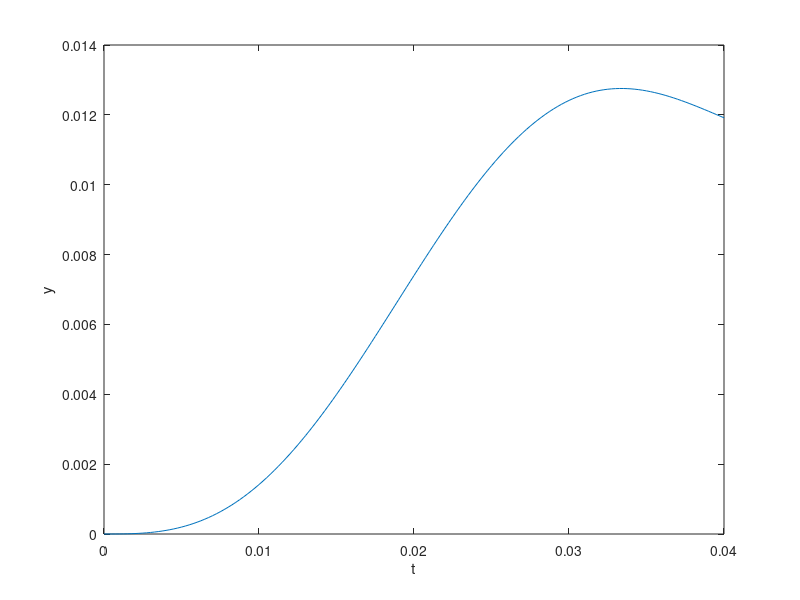
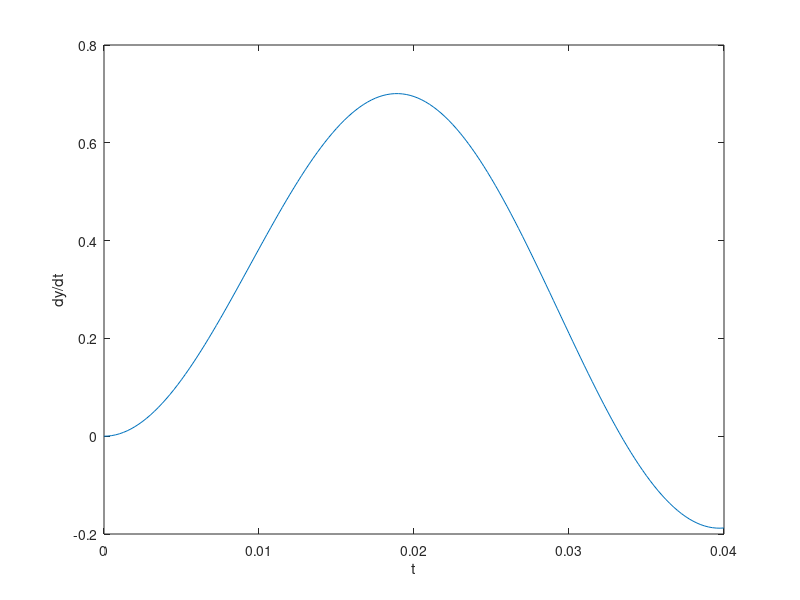
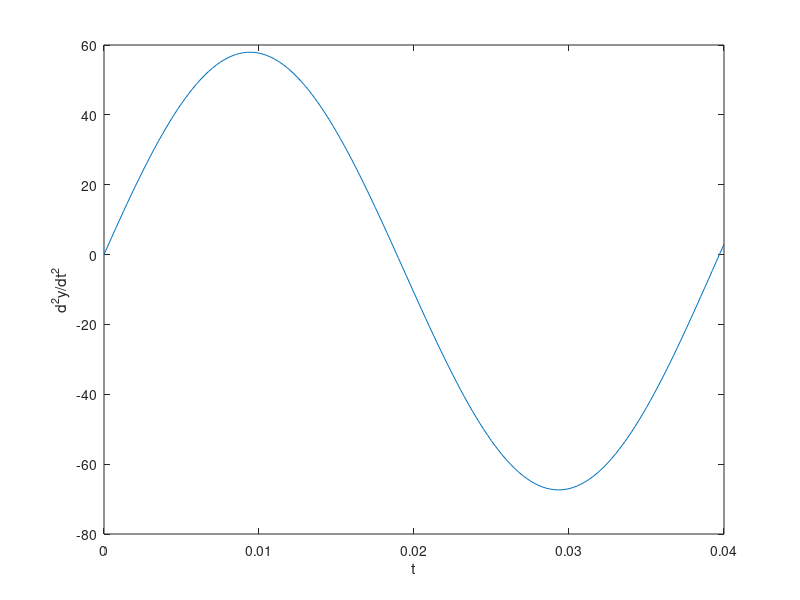

These charts were generated, in order, by the following MATLAB code:
clc
clear all
global H = 0.05;
global L = 0.8;
global V0 = 20;
global M = 450;
global K = 3500;
global B =7300;
function q = sist(t, an)
    global H;
    global L;
    global V0;
    global M;
    global K;
    global B;
    #Описание математической модели неровности дороги
    x = (H / 2) * (1 - cos((2 * pi * V0 * t) / L));
    #Производная функции неровности дороги
    dxdt = (H / L) * pi * V0 * sin((2 * pi * V0 * t)/L);
    q = [an(2); ((B / M) * dxdt + (K / M) * x - (B / M) * an(2) - (K / M)*an(1))];
endfunction;

t0 = 0;

tf =  L / V0;

x0 = [0, 0];

par = odeset ("RelTol", 1e-5, "AbsTol", 1e-5, "InitialStep", 0.05,
"MaxStep", 0.001);
[t, an] = ode45(@sist, [t0 tf], x0, par);
plot (t, an(:,1));
xlabel('t');
ylabel('y');
figure();
plot (t, an(:,2));
xlabel('t');
ylabel('dy/dt');

x = (H / 2) * (1 - cos((2 * pi * V0 * t) / L));
dxdt = (H / L) * pi * V0 * sin((2 * pi * V0 * t)/L);
an3=((B / M) * dxdt + (K / M) * x - (B / M) * an(:,2) - (K / M)*an(:,1));

figure();
plot (t, an3);
xlabel('t');
ylabel('d^2y/dt^2');